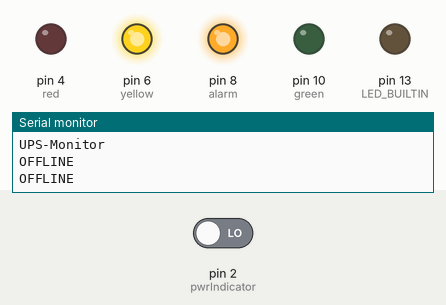
Simulated run of this sketch. Board: Arduino Uno, built with avr-gcc and run on an emulated ATmega328P. Parts: output pins drawn as LEDs (lit = HIGH), the last lines printed to the serial monitor. Inputs (shaded band) come from the test bench; at power-on: pin 2 (pwrIndicator) LOW.

Above: at 2.2 s.
2.3 s: pin 2 (pwrIndicator) driven HIGH
At 3.0 s:
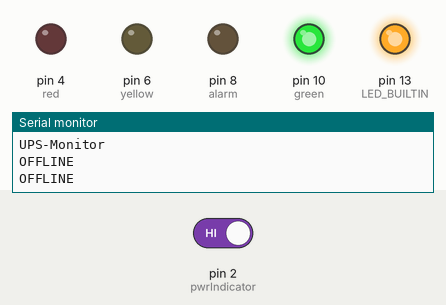
3.8 s: pin 2 (pwrIndicator) driven LOW
At 4.1 s:
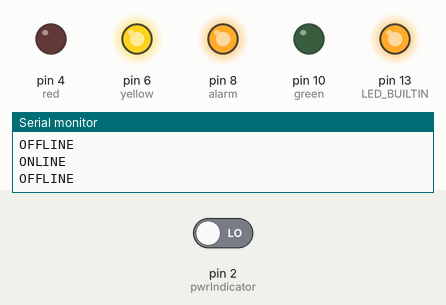
At 9.1 s:
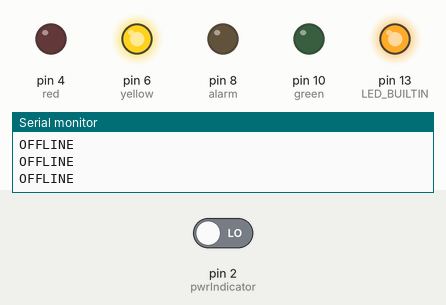
Timing chart, 0 to 10.6 s (numbered marks = the images above; inputs shaded):
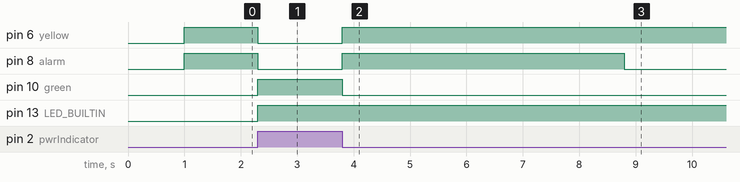

The sketch:

ups_monitor_for_windows.ino
```cpp
#define pwrIndicator 2
#define red 4
#define yellow 6
#define alarm 8
#define green 10

//Keeps track of how mant times the pwrIndicator indicates offline status
//  Incriments once every second
unsigned int offLnCnt = 0;
unsigned int maxOffLnCnt = 180;
unsigned long timeLastCnt = 0;


bool beepOn = false; //Holds value of whether beep is on or not | used in the beep method
unsigned long beepStart = 0;

//Values used for sendSerial
unsigned long serialTime = 0;
unsigned long serialDelay = 1000;

//Timeout so green light stops blinking
unsigned long greenTimeout = 300000; //300000 millis = 5 min
unsigned long greenTimeoutStart = 0;

//Turn buzzer on or off
void buzzer(bool on)
{
  if(on) digitalWrite(alarm, HIGH);
  else if(!on) digitalWrite(alarm, LOW);
}

//Turn buzzer on then off after certain time
void beep(unsigned long bzzLngth)
{
  if (!beepOn) //If beep is not currently running then...
  {
    beepOn = true; //Say beep is currently running by setting beepOn to true
    beepStart = millis(); //Set buzzerStart to the current time
  }
  if (millis() - beepStart >= bzzLngth) //If buzzer timer has reached limit then...
  {
    buzzer(false); //Turn buzzer off
  }
  else buzzer(true); //Otherwise turn buzzer on
}

/*Check to see if ups is online
  Will return True if ups is online
*/
bool OnlineCheck()
{
  return digitalRead(pwrIndicator) == HIGH;
}

//Method for if ups is online
void online()
{
  greenTimeoutStart = millis(); //Records time that online method was initially started

  offLnCnt = 0; //Set offline counter to 0

  while(OnlineCheck()) //Loop until not online
  {

    digitalWrite(LED_BUILTIN, HIGH); //Turn the onboard led on

    sendSerial("ONLINE"); //Send ONLINE over serial

    if (millis() - greenTimeoutStart >= greenTimeout) digitalWrite(green, LOW); //If greenTimeout is reached turn green led off
    else digitalWrite(green, HIGH); //If greenTimeout is not reached turn green led on
    digitalWrite(yellow, LOW); //Turn yellow light off
    digitalWrite(red, LOW); //Turn red light off
  }
}

//Method for if ups is offline
void offline()
{
  while(!OnlineCheck())
  {
    beep(5000); //Beep for 1 sec
    if (offLnCnt >= maxOffLnCnt)//If Offline has timedout move to the Shutdown method
    {
      Shutdown();
    }else
    {
      //Send OFFLINE over serial
      sendSerial("OFFLINE"); //Send OFFLINE over serial

      //Turn yellow led on
      digitalWrite(green, LOW); //Turn green light off
      digitalWrite(yellow, HIGH); //Turn yellow light on
      digitalWrite(red, LOW); //Turn red light off
    }
    //Increment offLnCnt
    if(millis() - timeLastCnt >= 1000)
    {
      offLnCnt++;
      timeLastCnt = millis();

    }
  }
}

//Method for if ups is offline for to long
void Shutdown()
{
  beepOn=false;//Tell that beep is no longer running
  while(!OnlineCheck())
  {
    beep(1000);

    sendSerial("SHUTDOWN");//Send SHUTDOWN over serial

    digitalWrite(green, LOW); //Turn green light off
    digitalWrite(yellow, LOW); //Turn yellow light off
    digitalWrite(red, HIGH); //Turn red light on
  }
}

//Method to delay serial
void sendSerial(String mess)
{
  if (millis() - serialTime >= serialDelay)
  {
    Serial.println(mess);
    serialTime = millis();
  }
}

void setup() {
  // put your setup code here, to run once:

  //Setup pins
  pinMode(pwrIndicator, INPUT);
  pinMode(LED_BUILTIN, OUTPUT);
  pinMode(green, OUTPUT);
  pinMode(yellow, OUTPUT);
  pinMode(red, OUTPUT);
  pinMode(alarm, OUTPUT);

  //Set output pins to proper initial output
  digitalWrite(LED_BUILTIN, LOW);
  digitalWrite(green, LOW);
  digitalWrite(yellow, LOW);
  digitalWrite(red, LOW);
  digitalWrite(alarm, LOW);

  //Enable serial coms
  Serial.begin(9600);
  delay(1000);
  Serial.println("UPS-Monitor");
}

void loop() {
  // put your main code here, to run repeatedly:
  beepOn = false; //State that beep is not on
  buzzer(false); //Turn buzzer off

  online(); //Only runs if ups is online, has an internal check
  offline(); //Only runs if ups is offline, has an internal check
}
```

Measured:
- after the input at 2.3 s, pin 6 (yellow), pin 8 (alarm): HIGH → LOW at once; pin 10 (green), pin 13 (LED_BUILTIN): LOW → HIGH at once
- after the input at 3.8 s, pin 6 (yellow): LOW → HIGH at once; pin 8 (alarm): LOW → HIGH at once, → LOW 5.0 s later; pin 10 (green): HIGH → LOW at once
